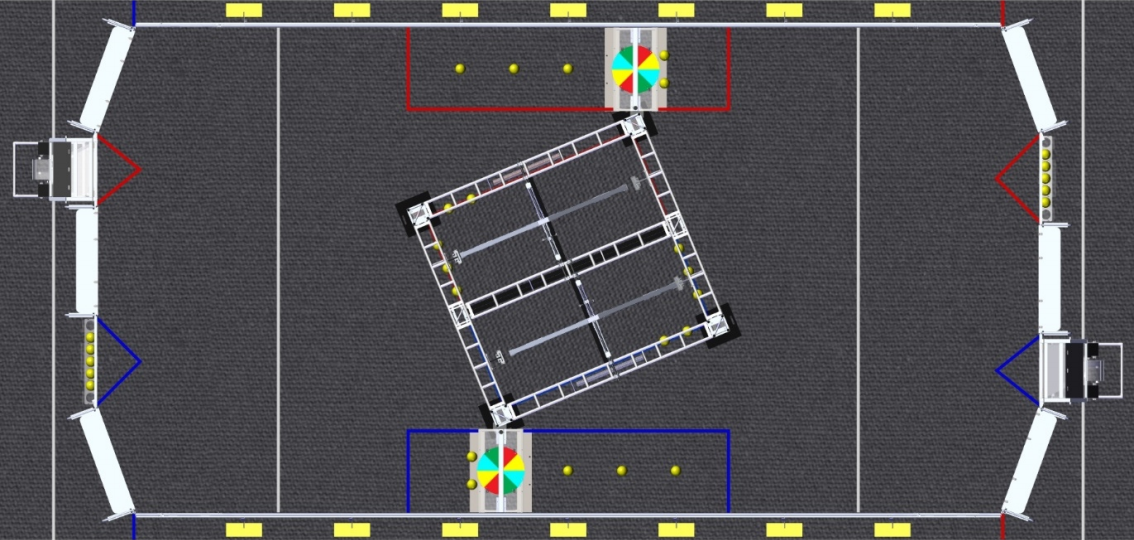
#> input picture visualization/2020-Field.png, 1134 x 540 px, given in place of the camera
$ python main.py
#> lines starting #> are read from the running program, lines starting #| are printed output that depends on the picture; after the words box and inside, x2 and y2 are one past the last pixel; in counts of white or black regions, pixels touching at a corner belong together
import cv2
from Constants import Constants

def show(img):
    cv2.imshow('img', img)
    cv2.waitKey(1)

vc = cv2.VideoCapture(0)
vc.set(cv2.CAP_PROP_AUTO_EXPOSURE, 0.25)
vc.set(cv2.CAP_PROP_EXPOSURE,-8)
vc.set(cv2.CAP_PROP_FRAME_HEIGHT,1280);
vc.set(cv2.CAP_PROP_FRAME_WIDTH,720);

while True:
    ret, frame = vc.read()
#> frame is the input picture: shape (540, 1134, 3); mean B, G, R 84.4, 81.5, 82.5
    if not ret:
        raise Exception("no frame")

    frame_HSV = cv2.cvtColor(frame, cv2.COLOR_BGR2HSV)
#> frame_HSV: shape (540, 1134, 3); mean H, S, V 120.1, 24.2, 88.2
    thresh = cv2.inRange(frame_HSV, Constants.HSV_LOW, Constants.HSV_HIGH)
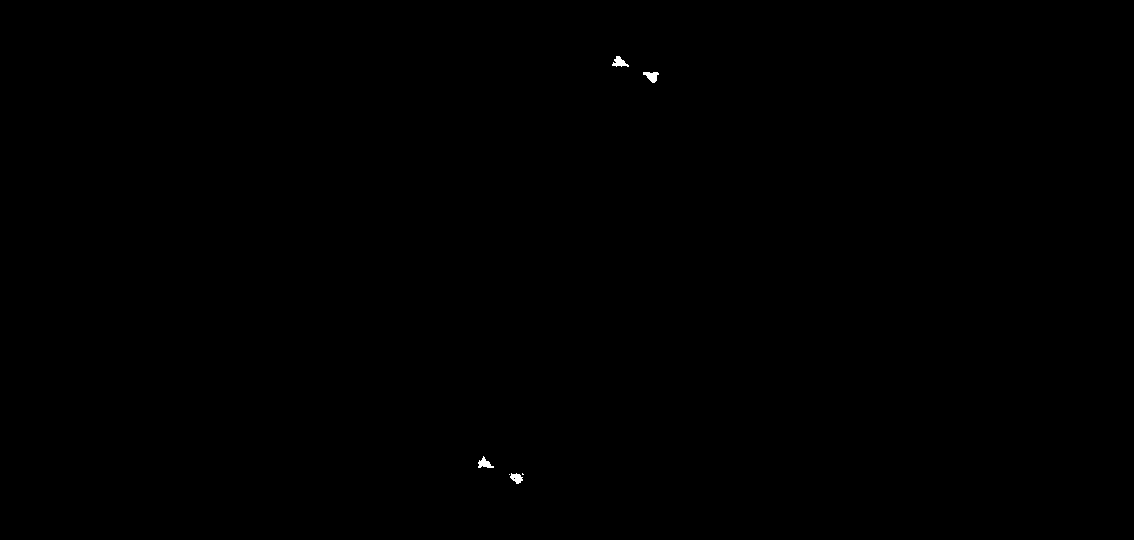
#> thresh: shape (540, 1134); 0.07% white; 6 white regions (2 under 20 px)

    contours, hierarchy = cv2.findContours(thresh, cv2.RETR_EXTERNAL, cv2.CHAIN_APPROX_SIMPLE)
#> contours = 6 contours, 2 with area under 20; largest, box (x1, y1, x2, y2) and area: (643, 72, 659, 83) 86, (612, 56, 629, 67) 79, (478, 456, 494, 468) 76, (510, 473, 523, 484) 74

    if len(contours) > 0:
        contour = max(contours, key=cv2.contourArea)
#> contour = contour of 17 points, box (x1, y1, x2, y2) (643, 72, 659, 83), area 86
        rect = cv2.boundingRect(contour)
#> rect = (643, 72, 16, 11)
        pass
    else:
        print("NO TARGET")
        continue

    cv2.drawContours(frame, [contour], -1, (0, 0, 255))
#> frame: shape (540, 1134, 3); 0.01% of pixels changed, all inside (x1, y1, x2, y2) = (643, 72, 659, 83)
    cv2.rectangle(frame, (rect[0], rect[1]), (rect[0] + rect[2], rect[1] + rect[3]), (0, 255, 0))
#> frame: shape (540, 1134, 3); mean B, G, R 84.4, 81.5, 82.5

    show(frame)
